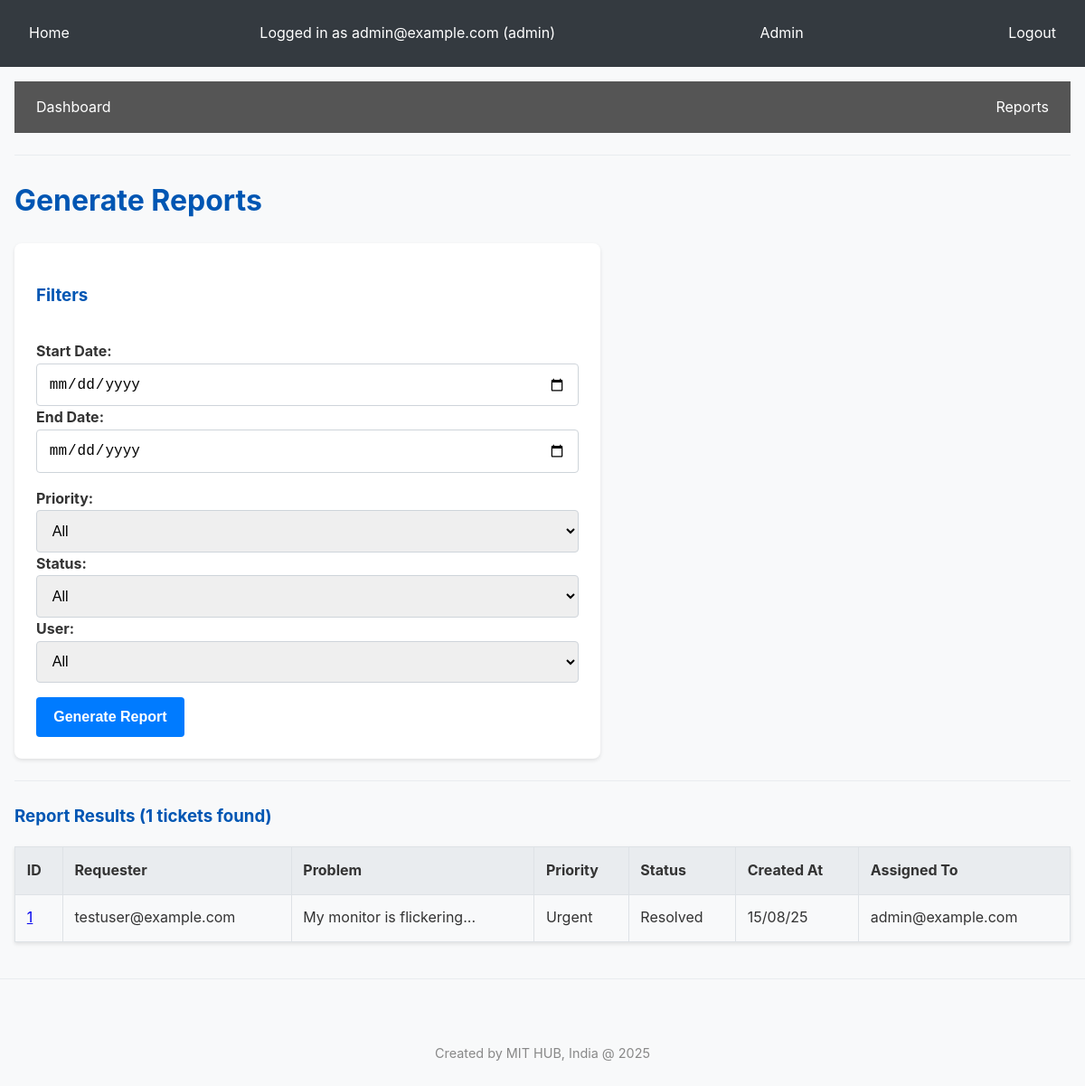
Screenshot of /admin/reports (signed in) with the database file from the repository.
### app.py (models this page shows, shortened)
class User(db.Model):
    id = db.Column(db.Integer, primary_key=True)
    email = db.Column(db.String(120), unique=True, nullable=False)
    password_hash = db.Column(db.String(255))
    role_id = db.Column(db.Integer, db.ForeignKey('role.id'), nullable=False)
    role = db.relationship('Role', backref=db.backref('users', lazy=True))
    tickets = db.relationship('Ticket', foreign_keys='Ticket.user_id', backref='requester', lazy=True)
    assigned_tickets = db.relationship('Ticket', foreign_keys='Ticket.assigned_to_id', backref='assignee', lazy=True)

class Role(db.Model):
    id = db.Column(db.Integer, primary_key=True)
    name = db.Column(db.String(50), unique=True, nullable=False)

class Ticket(db.Model):
    id = db.Column(db.Integer, primary_key=True)
    problem_description = db.Column(db.Text, nullable=False)
    priority = db.Column(db.String(50), nullable=False)
    expected_resolution_datetime = db.Column(db.DateTime, nullable=False)
    status = db.Column(db.String(50), nullable=False, default='Pending')
    created_at = db.Column(db.DateTime, nullable=False, default=datetime.utcnow)
    user_id = db.Column(db.Integer, db.ForeignKey('user.id'), nullable=False)
    assigned_to_id = db.Column(db.Integer, db.ForeignKey('user.id'), nullable=True)
    actions = db.relationship('TicketAction', backref='ticket', lazy='dynamic', cascade="all, delete-orphan")

### app.py (the view)
@app.route('/admin/reports')
@admin_required
def reports():
    query = Ticket.query
    filters = request.args.to_dict()
    start_date_str = filters.get('start_date')
    end_date_str = filters.get('end_date')
    priority = filters.get('priority')
    status = filters.get('status')
    user_id = filters.get('user_id')
    if start_date_str:
        try:
            start_date = datetime.fromisoformat(start_date_str)
            query = query.filter(Ticket.created_at >= start_date)
        except ValueError:
            flash("Invalid start date format. Please use YYYY-MM-DD.", "danger")
    if end_date_str:
        try:
            end_date = datetime.fromisoformat(end_date_str)
            query = query.filter(Ticket.created_at <= end_date + timedelta(days=1))
        except ValueError:
            flash("Invalid end date format. Please use YYYY-MM-DD.", "danger")
    if priority:
        query = query.filter(Ticket.priority == priority)
    if status:
        query = query.filter(Ticket.status == status)
    if user_id:
        query = query.filter(Ticket.user_id == int(user_id))
    filtered_tickets = query.order_by(Ticket.created_at.desc()).all()
    all_users = User.query.order_by(User.email).all()
    return render_template('admin/reports.html',
                           tickets=filtered_tickets,
                           all_users=all_users,
                           filters=filters)

### app.py (called while the page is built)
def admin_required(view):
    @functools.wraps(view)
    def wrapped_view(**kwargs):
        if g.user is None or g.user.role.name != 'admin':
            flash("You do not have permission to view this page.", "danger")
            return redirect(url_for('index'))
        return view(**kwargs)
    return wrapped_view

@app.before_request
def load_logged_in_user():
    user_id = session.get('user_id')
    if user_id is None:
        g.user = None
    else:
        g.user = User.query.get(user_id)

### templates/admin/reports.html (shortened to what this page needs)
{% extends 'admin/base.html' %}
{% block admin_content %}
    <h1>Generate Reports</h1>
    <form method="get" action="{{ url_for('reports') }}" class="report-form">
        <h3>Filters</h3>
        <div class="filter-group">
            <label for="start_date">Start Date:</label>
            <input type="date" name="start_date" id="start_date" value="{{ filters.get('start_date', '') }}">
            <label for="end_date">End Date:</label>
            <input type="date" name="end_date" id="end_date" value="{{ filters.get('end_date', '') }}">
        </div>
        <div class="filter-group">
            <label for="priority">Priority:</label>
            <select name="priority" id="priority">
                <option value="">All</option>
            </select>
            <label for="status">Status:</label>
            <select name="status" id="status">
                <option value="">All</option>
            </select>
            <label for="user_id">User:</label>
            <select name="user_id" id="user_id">
                <option value="">All</option>
            </select>
        </div>
        <input type="submit" value="Generate Report">
    </form>
    <hr>
    <h3>Report Results ({{ tickets|length }} tickets found)</h3>
    {% if tickets %}
        <table>
            <thead>
                <tr>
                    <th>ID</th>
                    <th>Requester</th>
                    <th>Problem</th>
                    <th>Priority</th>
                    <th>Status</th>
                    <th>Created At</th>
                    <th>Assigned To</th>
                </tr>
            </thead>
            <tbody>
                {% for ticket in tickets %}
                    <tr>
                        <td><a href="{{ url_for('ticket_detail', ticket_id=ticket.id) }}">{{ ticket.id }}</a></td>
                        <td>{{ ticket.requester.email }}</td>
                        <td>{{ ticket.problem_description[:50] }}...</td>
                        <td>{{ ticket.priority }}</td>
                        <td>{{ ticket.status }}</td>
                        <td>{{ ticket.created_at.strftime('%d/%m/%y') }}</td>
                        <td>{{ ticket.assignee.email if ticket.assignee else 'N/A' }}</td>
                    </tr>
                {% endfor %}
            </tbody>
        </table>
    {% else %}
        <p>No tickets match the selected criteria. Adjust the filters and try again.</p>
    {% endif %}
{% endblock %}

### templates/base.html (shortened to what this page needs)
<!doctype html>
<html lang="en">
<head>
    <link rel="stylesheet" href="{{ url_for('static', filename='style.css') }}">
</head>
<body>
    <nav>
        <a href="{{ url_for('index') }}">Home</a>
        {% if g.user %}
            <span>Logged in as {{ g.user.email }} ({{ g.user.role.name }})</span>
            {% if g.user.role.name == 'admin' %}
                <a href="{{ url_for('admin_dashboard') }}">Admin</a>
            {% endif %}
            <a href="{{ url_for('logout') }}">Logout</a>
        {% else %}
            <a href="{{ url_for('login') }}">Login</a>
            <a href="{{ url_for('register') }}">Register</a>
        {% endif %}
    </nav>
    <div class="container">
        <div class="content">
        {% block content %}{% endblock %}
        </div>
    </div>
    <hr>
    <footer>
        <p style="text-align: center; color: #888;">Created by MIT HUB, India @ 2025</p>
    </footer>
</body>
</html>

### static/style.css (style rules this page uses)
body { font-family: -apple-system, BlinkMacSystemFont, "Segoe UI", Roboto, "Helvetica Neue", Arial, sans-serif; margin: 0; padding: 0; background-color: #f8f9fa; color: #333; line-height: 1.6; }
.container { max-width: 1200px; margin: 0 auto; padding: 1rem; }
h1, h2, h3 { color: #0056b3; }
hr { border: 0; height: 1px; background-color: #e9ecef; margin: 1.5rem 0; }
nav { background-color: #343a40; color: white; padding: 1rem; display: flex; justify-content: space-between; align-items: center; }
nav a { color: white; text-decoration: none; padding: 0.5rem 1rem; border-radius: 5px; transition: background-color 0.2s; }
nav span { padding-right: 1rem; }
form { background: white; padding: 1.5rem; border-radius: 8px; box-shadow: 0 2px 4px rgba(0,0,0,0.1); display: flex; flex-direction: column; gap: 1rem; max-width: 600px; }
label { font-weight: bold; }
input[type="email"], input[type="password"], input[type="text"], input[type="datetime-local"], input[type="date"], textarea, select { padding: 0.8rem; border: 1px solid #ced4da; border-radius: 4px; font-size: 1rem; width: 100%; box-sizing: border-box; }
input[type="submit"] { background-color: #007bff; color: white; padding: 0.8rem 1.2rem; border: none; border-radius: 4px; cursor: pointer; font-size: 1rem; font-weight: bold; align-self: flex-start; transition: background-color 0.2s; }
table { width: 100%; border-collapse: collapse; background: white; box-shadow: 0 2px 4px rgba(0,0,0,0.1); }
th, td { border: 1px solid #dee2e6; padding: 0.8rem; text-align: left; }
th { background-color: #e9ecef; }
tbody tr:nth-child(odd) { background-color: #f8f9fa; }
footer { text-align: center; padding: 2rem 0 1rem 0; color: #6c757d; font-size: 0.9rem; }

### rows the page displays
User: user.email "admin@example.com"
Role: user.role.name "admin"
Ticket: id "1", requester.email "testuser@example.com", problem_description "My monitor is flickering", priority "Urgent", status "Resolved", created_at "15/08/25", assignee "admin@example.com"

### other values shown
{{ tickets|length }} "1"
